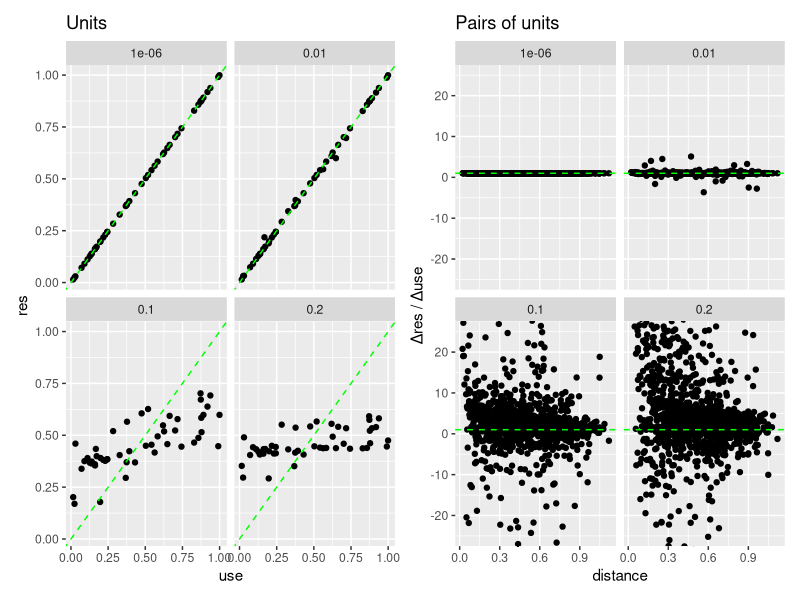

Write the R code that produced this figure.
#!/usr/bin/env Rscript

library(tidyverse)
library(patchwork)
rlm <- MASS::rlm

n <- 50
slope <- 1

# Put points on a grid
unit_data <- tibble(
  id = 1:n,
  use = runif(n, 0, 1),
  x = runif(n, 0, 1),
  y = runif(n, 0, 1)
)

build_cross <- function(unit_data, alpha) {
  cross_data <- crossing(
    rename_all(unit_data, ~ str_c(., ".1")),
    rename_all(unit_data, ~ str_c(., ".2"))
  ) %>%
    mutate(dist = sqrt((x.1 - x.2) ** 2 + (y.1 - y.2) ** 2))

  neighbor_use_data <- cross_data %>%
    group_by(id.1) %>%
    mutate(weight = exp(-dist / alpha)) %>%
    summarize(neighbor_use = weighted.mean(use.2, weight)) %>%
    select(id = id.1, neighbor_use)

  unit_data <- unit_data %>%
    left_join(neighbor_use_data, by = "id") %>%
    mutate(res = slope * neighbor_use) %>%
    select(id, use, res)

  dist_data <- cross_data %>%
    select(id.1, id.2, dist) %>%
    left_join(rename_all(unit_data, ~ str_c(., ".1")), by = "id.1") %>%
    left_join(rename_all(unit_data, ~ str_c(., ".2")), by = "id.2") %>%
    mutate(
      d_use = use.1 - use.2,
      d_res = res.1 - res.2,
      dr_du = d_use / d_res
    ) %>%
    filter(id.1 != id.2, d_use >= 0) %>%
    select(id.1, id.2, dr_du, dist)

  list(
    unit_data = unit_data,
    dist_data = dist_data
  )
}

alphas <- c(1e-6, 0.01, 0.1, 0.2)

results <- tibble(alpha = alphas) %>%
  mutate(
    data = map(alpha, ~ build_cross(unit_data, .)),
    unit_data = map(data, ~ .$unit_data),
    dist_data = map(data, ~ .$dist_data),
    model = map(dist_data, ~ rlm(dr_du ~ dist, data = .)),
    summary = map(model, summary),
    ci = map(model, confint.default),
    cor = map(dist_data, ~ cor.test(.$dr_du, .$dist, method = "spearman")),
    cor_p = map_dbl(cor, ~ .$p.value)
  )

unit_plot <- results %>%
  select(alpha, unit_data) %>%
  unnest(cols = unit_data) %>%
  ggplot(aes(use, res)) +
  facet_wrap(vars(alpha)) +
  geom_point() +
  geom_abline(slope = 1, linetype = 2, color = "green") +
  stat_smooth(method = "rlm", color = "red", linetype = 2, se = FALSE) +
  labs(x = "use", y = "res", title = "Units")

pair_plot <- results %>%
  select(alpha, dist_data) %>%
  unnest(cols = dist_data) %>%
  ggplot(aes(dist, dr_du)) +
  facet_wrap(vars(alpha)) +
  geom_point() +
  geom_hline(yintercept = 1, linetype = 2, color = "green") +
  stat_smooth(method = "rlm", color = "red", linetype = 2, se = FALSE) +
  coord_cartesian(ylim = c(-25, 25)) +
  labs(x = "distance", y = "Δres / Δuse", title = "Pairs of units")

plot <- unit_plot + pair_plot

ggsave("tmp.pdf")

results$cor_p
